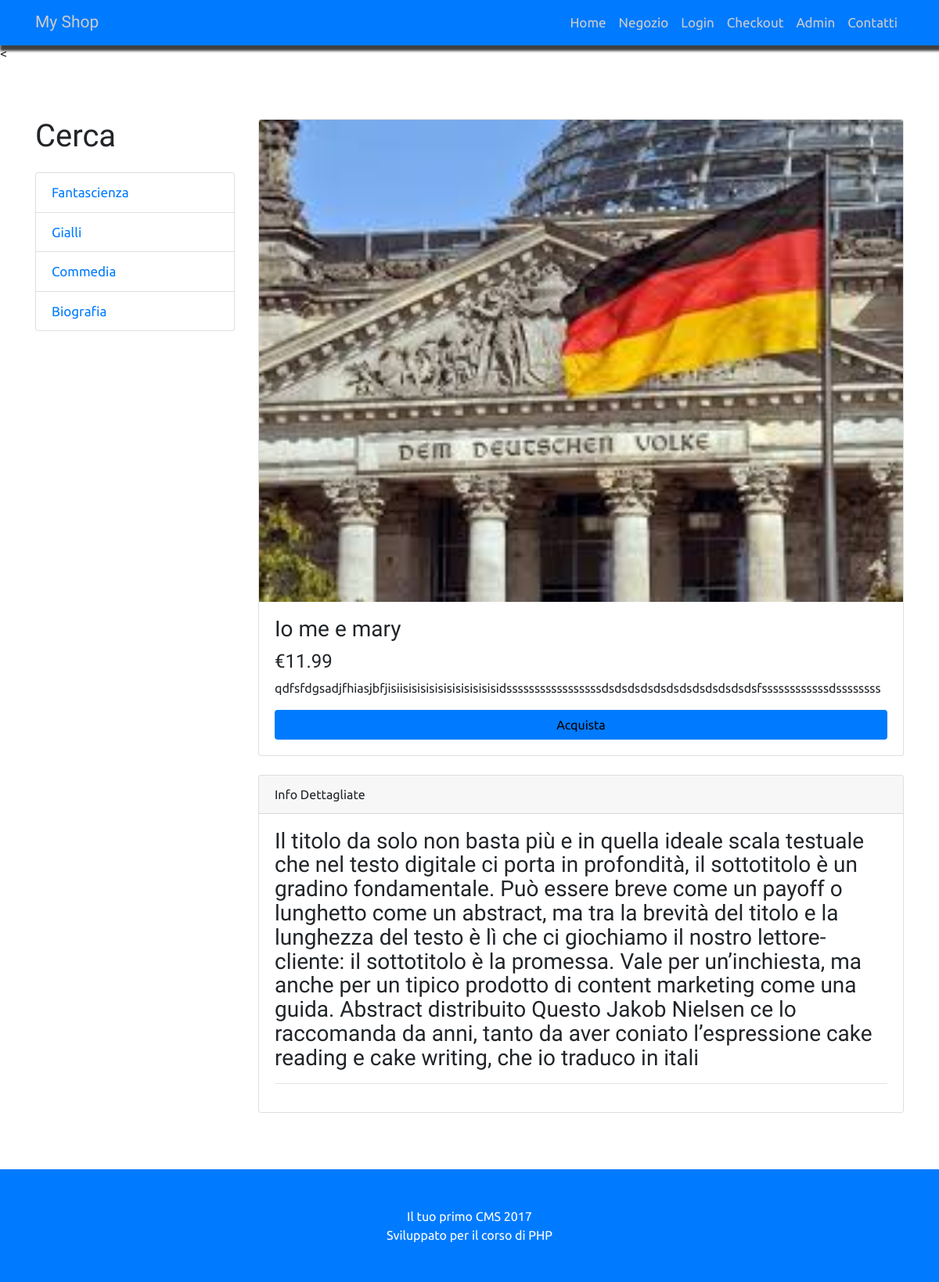
/prodotto.php?id=3, run on the app's committed database.
### tables this page shows
CREATE TABLE `categorie` (
  `id_cat` int(11) NOT NULL,
  `nome_cat` varchar(255) NOT NULL
);

CREATE TABLE `prodotti` (
  `id_prodotto` int(11) NOT NULL,
  `nome_prodotto` varchar(255) NOT NULL,
  `descr_prodotto` varchar(255) NOT NULL,
  `prezzo` float NOT NULL,
  `cat_prodotto` int(11) NOT NULL,
  `immagine` text NOT NULL,
  `info_dettagliate` varchar(600) NOT NULL,
  `quantita_pdt` int(11) NOT NULL
);

### public/prodotto.php (the view, shortened to what this page needs)
<?php include(FRONT_END.'header.php'); ?>
    <div class="container my-5">
      <div class="row">
      <?php include(FRONT_END.'sidebar.php'); ?>
      <?php
        $pdtSingolo= query("SELECT * FROM prodotti WHERE id_prodotto = {$_GET['id']}");
        while($row = fetch_array($pdtSingolo)):
      ?>
        <div class="col-lg-9">
          <div class="card mt-4">
            <img class="card-img-top img-fluid" src="../risorse/<?php echo $row['immagine'];?>" alt="">
            <div class="card-body">
              <h3 class="card-title"><?php echo $row['nome_prodotto'];?></h3>
              <h4>€<?php echo $row['prezzo'];?></h4>
              <p class="card-text"><?php echo $row['descr_prodotto'];?></p>
              <button type="button" class="btn bg-primary btn-small btn-block">Acquista</button>
            </div>
          </div>
          <div class="card card-outline-secondary my-4">
            <div class="card-header">
              Info Dettagliate
            </div>
            <div class="card-body">
              <h3 class="card-text"><?php echo $row['info_dettagliate'];?></h3>
              <hr>
            </div>
          </div>
        </div>
      <?php endwhile ?>
      </div>
    </div>
    <?php include(FRONT_END."footer.php"); ?>

### risorse/funzioni.php (shortened to what this page needs)
<?php
    function query($sql){
        global $connessione;
        return mysqli_query($connessione,$sql);
    }
    function fetch_array($risultato){
        return mysqli_fetch_array($risultato);
    }
    function mostraCategorie(){
        $ricercaCategorie= query('SELECT * FROM categorie');
        while($row = fetch_array($ricercaCategorie)){
        $categorie= <<< STRINGA_CAT
            <a href='categorie.php?id={$row['id_cat']}' class='list-group-item'>{$row['nome_cat']}</a>
        STRINGA_CAT;
        echo $categorie;
        }
    }

### public/css/custom.css (style rules this page uses)
body { padding-top: 54px; font-family: Ubuntu, sans-serif; }
h1,h2,h3,h4,h5,h6 { font-family: Prompt, sans-serif; }
a { font-size: 17px }
@media (min-width: 992px) { body { padding-top: 56px; } }

### data on the page
categorie: nome_cat "Fantascienza"
categorie: nome_cat "Gialli"
categorie: nome_cat "Commedia"
categorie: nome_cat "Biografia"
prodotti: immagine (picture), nome_prodotto "Io me e mary", prezzo "11.99", descr_prodotto "qdfsfdgsadjfhiasjbfjisiisisisisisisisisisisisidsssssssssssssssssdsdsdsdsdsdsdsdsdsdsdsdsfssssssssssssdssssssss", info_dettagliate "Il titolo da solo non basta più e in quella ideale scala testuale che nel testo digitale ci porta in profondità, il sottotitolo è un gradino fondamentale. Può essere breve come un payoff o lunghetto come un abstract, ma tra la brevità del titolo e la lunghezza del testo è lì che ci giochiamo il nostro lettore-cliente: il sottotitolo è la promessa. Vale per un’inchiesta, ma anche per un tipico prodotto di content marketing come una guida. Abstract distribuito Questo Jakob Nielsen ce lo raccomanda da anni, tanto da aver coniato l’espressione cake reading e cake writing, che io traduco in itali"
